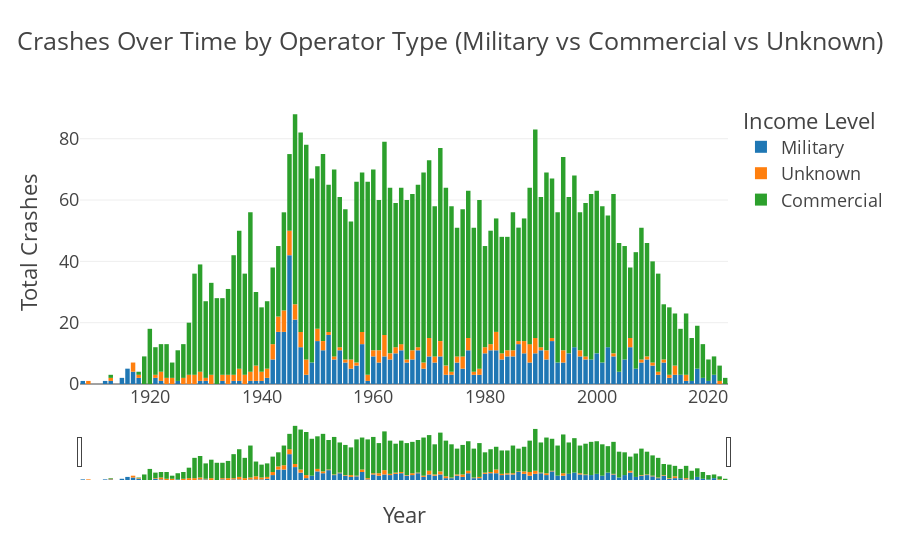

Notebook code cell kept with this figure:
### Markdown cell above
### Crashes over time

### Code cell
def classify_operator(op):
    if pd.isna(op) or op.strip().lower() in ['unknown', '', 'nan']:
        return 'Unknown'
    elif 'military' in op.lower() or 'army' in op.lower() or 'navy' in op.lower():
        return 'Military'
    else:
        return 'Commercial'

df['Operator Type'] = df['Operator'].apply(classify_operator)
crashes_by_operator = df.groupby(['Year', 'Operator Type']).size().reset_index(name='Total Crashes')

fig = px.bar(
    crashes_by_operator,
    x='Year',
    y='Total Crashes',
    color='Operator Type',
    title='Crashes Over Time by Operator Type (Military vs Commercial vs Unknown)',
    template='presentation',
    height=600
)

fig.update_layout(
    xaxis=dict(
        title='Year',
        rangeslider=dict(visible=True),
        type='linear'
    ),
    yaxis_title='Total Crashes',
    legend_title='Operator Type'
)
fig.update_layout(template = "presentation",xaxis_title="Year",
                  yaxis_title="Total Crashes",
                  legend_title=dict(text="Income Level"),
                  xaxis_title_standoff=50,
                  paper_bgcolor = "rgba(0, 0, 0, 0)",
                  plot_bgcolor = "rgba(0, 0, 0, 0)"
                 )
fig.show()

fig.write_image(os.path.join(results_dir, 'Crashes Over Time by Operator Type (Military vs Commercial vs Unknown).jpg'))
fig.write_image(os.path.join(results_dir, 'Crashes Over Time by Operator Type (Military vs Commercial vs Unknown).png'))
fig.write_html(os.path.join(results_dir, 'Crashes Over Time by Operator Type (Military vs Commercial vs Unknown).html'))

### Figure 1 — Plotly figure (JSON) as saved in the notebook; plotly's stock layout.template omitted (floating-point values rounded to 4 significant figures)
{"data": [{"hovertemplate": "Operator Type=Military<br>Year=%{x}<br>Total Crashes=%{y}<extra></extra>", "legendgroup": "Military", "marker": {"color": "#1F77B4", "pattern": {"shape": ""}}, "name": "Military", "orientation": "v", "showlegend": true, "textposition": "auto", "type": "bar", "x": [1908, 1912, 1913, 1915, 1916, 1917, 1918, 1921, 1922, 1925, 1929, 1930, 1933, 1935, 1936, 1938, 1939, 1940, 1941, 1942, 1943, 1944, 1945, 1946, 1947, 1948, 1949, 1950, 1951, 1952, 1953, 1954, 1955, 1956, 1957, 1958, 1959, 1960, 1961, 1962, 1963, 1964, 1965, 1966, 1967, 1968, 1969, 1970, 1971, 1972, 1973, 1974, 1975, 1976, 1977, 1978, 1979, 1980, 1981, 1982, 1983, 1984, 1985, 1986, 1987, 1988, 1989, 1990, 1991, 1992, 1993, 1994, 1995, 1996, 1997, 1998, 1999, 2000, 2001, 2002, 2003, 2004, 2005, 2006, 2007, 2008, 2009, 2010, 2011, 2012, 2013, 2014, 2015, 2016, 2017, 2018, 2019, 2020, 2021], "xaxis": "x", "y": [1, 1, 1, 2, 5, 4, 2, 2, 1, 1, 1, 1, 1, 1, 1, 1, 1, 1, 2, 8, 17, 17, 42, 21, 12, 3, 7, 14, 11, 16, 8, 11, 7, 5, 6, 13, 1, 9, 7, 9, 8, 10, 11, 7, 8, 11, 5, 9, 7, 9, 3, 3, 7, 5, 11, 3, 3, 10, 11, 11, 8, 9, 9, 13, 10, 7, 10, 11, 8, 14, 7, 7, 10, 12, 9, 8, 8, 10, 7, 12, 9, 4, 8, 12, 5, 7, 8, 6, 3, 7, 2, 3, 3, 1, 1, 5, 2, 1, 3], "yaxis": "y"}, {"hovertemplate": "Operator Type=Unknown<br>Year=%{x}<br>Total Crashes=%{y}<extra></extra>", "legendgroup": "Unknown", "marker": {"color": "#FF7F0E", "pattern": {"shape": ""}}, "name": "Unknown", "orientation": "v", "showlegend": true, "textposition": "auto", "type": "bar", "x": [1909, 1913, 1917, 1918, 1921, 1922, 1923, 1924, 1926, 1927, 1928, 1929, 1930, 1931, 1933, 1934, 1935, 1936, 1937, 1938, 1939, 1940, 1941, 1942, 1943, 1944, 1945, 1946, 1947, 1948, 1950, 1951, 1952, 1953, 1954, 1955, 1956, 1957, 1958, 1959, 1960, 1961, 1962, 1963, 1964, 1965, 1966, 1967, 1968, 1969, 1970, 1971, 1972, 1973, 1974, 1975, 1976, 1977, 1978, 1979, 1980, 1981, 1982, 1983, 1984, 1985, 1986, 1987, 1988, 1989, 1990, 1991, 1992, 1994, 1997, 1998, 2003, 2006, 2008, 2009, 2010, 2011, 2012, 2013, 2014, 2016, 2022], "xaxis": "x", "y": [1, 1, 3, 1, 1, 3, 2, 2, 2, 3, 3, 3, 1, 3, 2, 3, 2, 4, 3, 3, 5, 3, 3, 5, 5, 7, 8, 5, 5, 5, 4, 3, 1, 1, 1, 1, 3, 1, 4, 2, 2, 4, 7, 2, 2, 2, 1, 3, 1, 2, 6, 2, 5, 3, 1, 2, 4, 4, 1, 2, 2, 2, 6, 2, 2, 2, 1, 4, 6, 5, 1, 3, 1, 4, 2, 1, 1, 3, 1, 1, 1, 1, 1, 1, 3, 2, 1], "yaxis": "y"}, {"hovertemplate": "Operator Type=Commercial<br>Year=%{x}<br>Total Crashes=%{y}<extra></extra>", "legendgroup": "Commercial", "marker": {"color": "#2CA02C", "pattern": {"shape": ""}}, "name": "Commercial", "orientation": "v", "showlegend": true, "textposition": "auto", "type": "bar", "x": [1913, 1918, 1919, 1920, 1921, 1922, 1923, 1924, 1925, 1926, 1927, 1928, 1929, 1930, 1931, 1932, 1933, 1934, 1935, 1936, 1937, 1938, 1939, 1940, 1941, 1942, 1943, 1944, 1945, 1946, 1947, 1948, 1949, 1950, 1951, 1952, 1953, 1954, 1955, 1956, 1957, 1958, 1959, 1960, 1961, 1962, 1963, 1964, 1965, 1966, 1967, 1968, 1969, 1970, 1971, 1972, 1973, 1974, 1975, 1976, 1977, 1978, 1979, 1980, 1981, 1982, 1983, 1984, 1985, 1986, 1987, 1988, 1989, 1990, 1991, 1992, 1993, 1994, 1995, 1996, 1997, 1998, 1999, 2000, 2001, 2002, 2003, 2004, 2005, 2006, 2007, 2008, 2009, 2010, 2011, 2012, 2013, 2014, 2015, 2016, 2017, 2018, 2019, 2020, 2021, 2022, 2023], "xaxis": "x", "y": [1, 1, 9, 18, 9, 9, 11, 5, 10, 11, 17, 33, 35, 25, 30, 28, 25, 28, 39, 45, 33, 52, 24, 21, 22, 25, 23, 32, 25, 62, 65, 70, 60, 53, 61, 48, 61, 49, 49, 45, 59, 52, 63, 59, 49, 63, 54, 47, 51, 52, 51, 53, 62, 58, 49, 63, 58, 54, 42, 48, 48, 47, 55, 33, 37, 37, 38, 37, 45, 37, 40, 51, 68, 49, 58, 52, 49, 63, 51, 56, 45, 50, 54, 53, 51, 43, 52, 42, 37, 23, 38, 43, 37, 33, 32, 18, 22, 17, 15, 20, 14, 14, 11, 7, 6, 5, 2], "yaxis": "y"}], "layout": {"autosize": true, "barmode": "relative", "legend": {"title": {"text": "Income Level"}, "tracegroupgap": 0}, "paper_bgcolor": "rgba(0, 0, 0, 0)", "plot_bgcolor": "rgba(0, 0, 0, 0)", "title": {"text": "Crashes Over Time by Operator Type (Military vs Commercial vs Unknown)"}, "xaxis": {"anchor": "y", "autorange": true, "domain": [0, 1], "range": [1908.0, 2024.0], "rangeslider": {"autorange": true, "range": [1908.0, 2024.0], "visible": true, "yaxis": {"_template": null, "rangemode": "match"}}, "title": {"standoff": 50, "text": "Year"}, "type": "linear"}, "yaxis": {"anchor": "x", "autorange": true, "domain": [0, 1], "range": [0, 92.63], "title": {"text": "Total Crashes"}, "type": "linear"}}}
